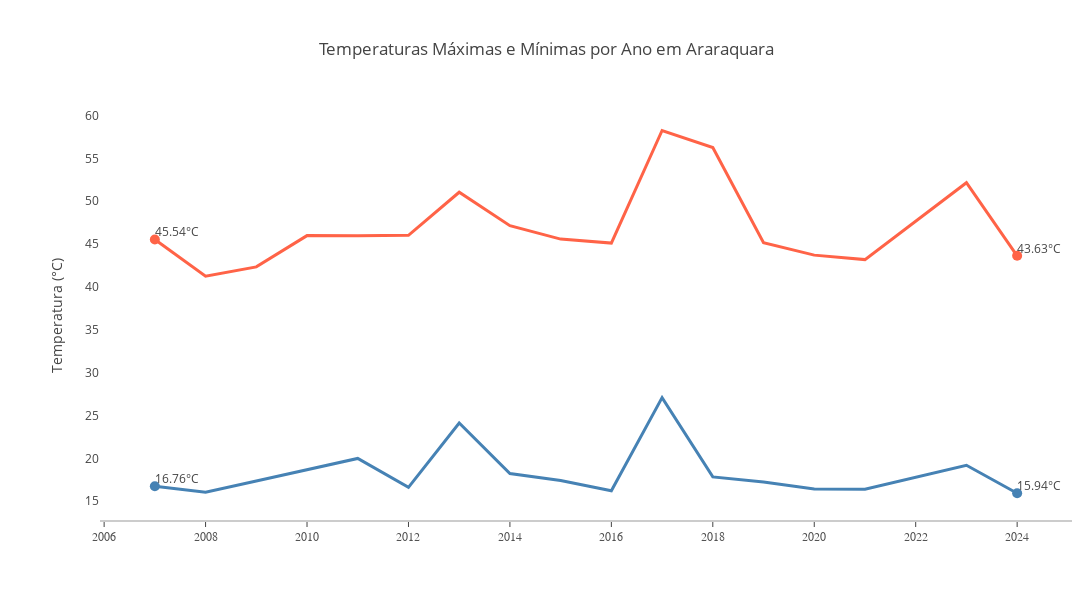

Notebook code cell kept with this figure:
### Markdown cell above
## Gráfico 02 Temperaturas Máximas e Mínimas por Ano em Araraquara

### Code cell
df_araraquara['data'] = pd.to_datetime(df_araraquara['data'])
df_araraquara['ano'] = df_araraquara['data'].dt.year

df_ano = df_araraquara.groupby('ano')[['temperatura_maxima', 'temperatura_minima']].mean().reset_index()

x_data = df_ano['ano'].values
y_data_max = df_ano['temperatura_maxima'].values
y_data_min = df_ano['temperatura_minima'].values

colors = ['rgb(255, 99, 71)', 'rgb(70,130,180)'] 
mode_size = [10, 10]
line_size = [3, 3]

fig = go.Figure()

fig.add_trace(go.Scatter(x=x_data, y=y_data_max, mode='lines',
                         name='Temperatura Máxima',
                         line=dict(color=colors[0], width=line_size[0]),
                         connectgaps=True))

fig.add_trace(go.Scatter(x=x_data, y=y_data_min, mode='lines',
                         name='Temperatura Mínima',
                         line=dict(color=colors[1], width=line_size[1]),
                         connectgaps=True))

fig.add_trace(go.Scatter(
    x=[x_data[0], x_data[-1]], 
    y=[y_data_max[0], y_data_max[-1]], 
    mode='markers',
    marker=dict(color=colors[0], size=mode_size[0]),
    showlegend=False
))

fig.add_trace(go.Scatter(
    x=[x_data[0], x_data[-1]], 
    y=[y_data_min[0], y_data_min[-1]], 
    mode='markers',
    marker=dict(color=colors[1], size=mode_size[1]),
    showlegend=False
))

fig.add_trace(go.Scatter(
    x=[x_data[0]], 
    y=[y_data_max[0]], 
    mode='text', 
    text=[f'{y_data_max[0]:.2f}°C'], 
    textposition='top right', 
    showlegend=False
))

fig.add_trace(go.Scatter(
    x=[x_data[-1]], 
    y=[y_data_max[-1]], 
    mode='text', 
    text=[f'{y_data_max[-1]:.2f}°C'], 
    textposition='top right', 
    showlegend=False
))

fig.add_trace(go.Scatter(
    x=[x_data[0]], 
    y=[y_data_min[0]], 
    mode='text', 
    text=[f'{y_data_min[0]:.2f}°C'], 
    textposition='top right', 
    showlegend=False
))

fig.add_trace(go.Scatter(
    x=[x_data[-1]], 
    y=[y_data_min[-1]], 
    mode='text', 
    text=[f'{y_data_min[-1]:.2f}°C'], 
    textposition='top right', 
    showlegend=False
))

fig.update_layout(
    title='Temperaturas Máximas e Mínimas por Ano em Araraquara',
    xaxis=dict(
        showline=True,
        showgrid=False,
        showticklabels=True,
        linecolor='rgb(204, 204, 204)',
        linewidth=2,
        ticks='outside',
        tickfont=dict(family='Arial', size=12, color='rgb(82, 82, 82)'),
    ),
    yaxis=dict(
        showgrid=False,
        zeroline=False,
        showline=False,
        showticklabels=True,
        title='Temperatura (°C)',
    ),
    autosize=False,
    width=1100,
    height=600,
    margin=dict(autoexpand=False, l=100, r=20, t=110),
    plot_bgcolor='white'
)

fig.show()

### Figure 1 — Plotly figure (JSON) as saved in the notebook; plotly's stock layout.template omitted (floating-point values rounded to 4 significant figures)
{"data": [{"connectgaps": true, "line": {"color": "rgb(255, 99, 71)", "width": 3}, "mode": "lines", "name": "Temperatura Máxima", "type": "scatter", "x": [2007, 2008, 2009, 2010, 2011, 2012, 2013, 2014, 2015, 2016, 2017, 2018, 2019, 2020, 2021, 2023, 2024], "y": [45.54, 41.25, 42.34, 45.98, 45.97, 46.02, 51.04, 47.14, 45.58, 45.11, 58.24, 56.26, 45.14, 43.71, 43.19, 52.15, 43.63]}, {"connectgaps": true, "line": {"color": "rgb(70,130,180)", "width": 3}, "mode": "lines", "name": "Temperatura Mínima", "type": "scatter", "x": [2007, 2008, 2009, 2010, 2011, 2012, 2013, 2014, 2015, 2016, 2017, 2018, 2019, 2020, 2021, 2023, 2024], "y": [16.76, 16.07, 17.36, 18.66, 20.0, 16.62, 24.13, 18.23, 17.43, 16.22, 27.09, 17.85, 17.24, 16.43, 16.41, 19.2, 15.94]}, {"marker": {"color": "rgb(255, 99, 71)", "size": 10}, "mode": "markers", "showlegend": false, "type": "scatter", "x": [2007, 2024], "y": [45.54, 43.63]}, {"marker": {"color": "rgb(70,130,180)", "size": 10}, "mode": "markers", "showlegend": false, "type": "scatter", "x": [2007, 2024], "y": [16.76, 15.94]}, {"mode": "text", "showlegend": false, "text": ["45.54°C"], "textposition": "top right", "type": "scatter", "x": [2007], "y": [45.54]}, {"mode": "text", "showlegend": false, "text": ["43.63°C"], "textposition": "top right", "type": "scatter", "x": [2024], "y": [43.63]}, {"mode": "text", "showlegend": false, "text": ["16.76°C"], "textposition": "top right", "type": "scatter", "x": [2007], "y": [16.76]}, {"mode": "text", "showlegend": false, "text": ["15.94°C"], "textposition": "top right", "type": "scatter", "x": [2024], "y": [15.94]}], "layout": {"autosize": false, "height": 600, "margin": {"autoexpand": false, "l": 100, "r": 20, "t": 110}, "plot_bgcolor": "white", "title": {"text": "Temperaturas Máximas e Mínimas por Ano em Araraquara"}, "width": 1100, "xaxis": {"linecolor": "rgb(204, 204, 204)", "linewidth": 2, "showgrid": false, "showline": true, "showticklabels": true, "tickfont": {"color": "rgb(82, 82, 82)", "family": "Arial", "size": 12}, "ticks": "outside"}, "yaxis": {"showgrid": false, "showline": false, "showticklabels": true, "title": {"text": "Temperatura (°C)"}, "zeroline": false}}}
